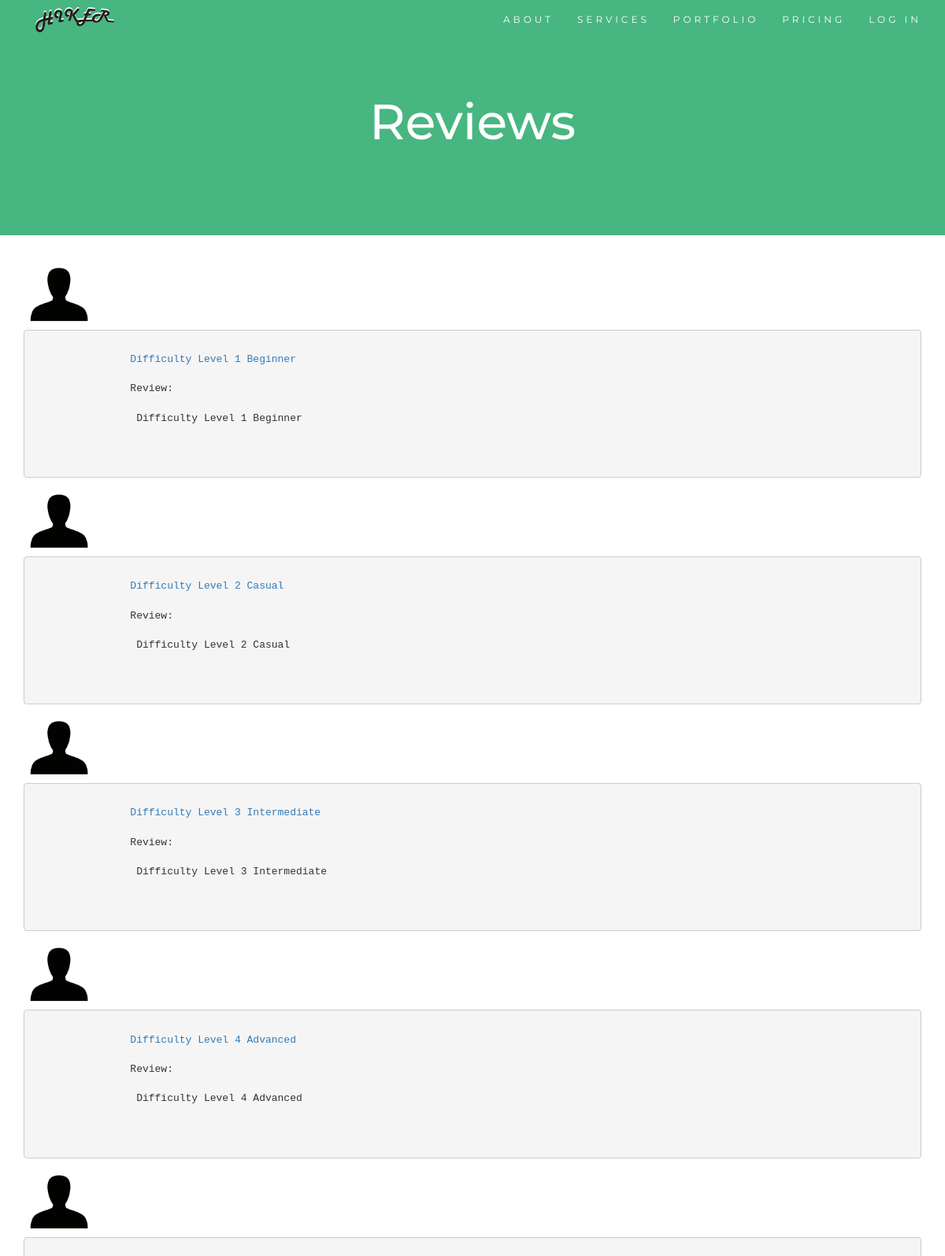
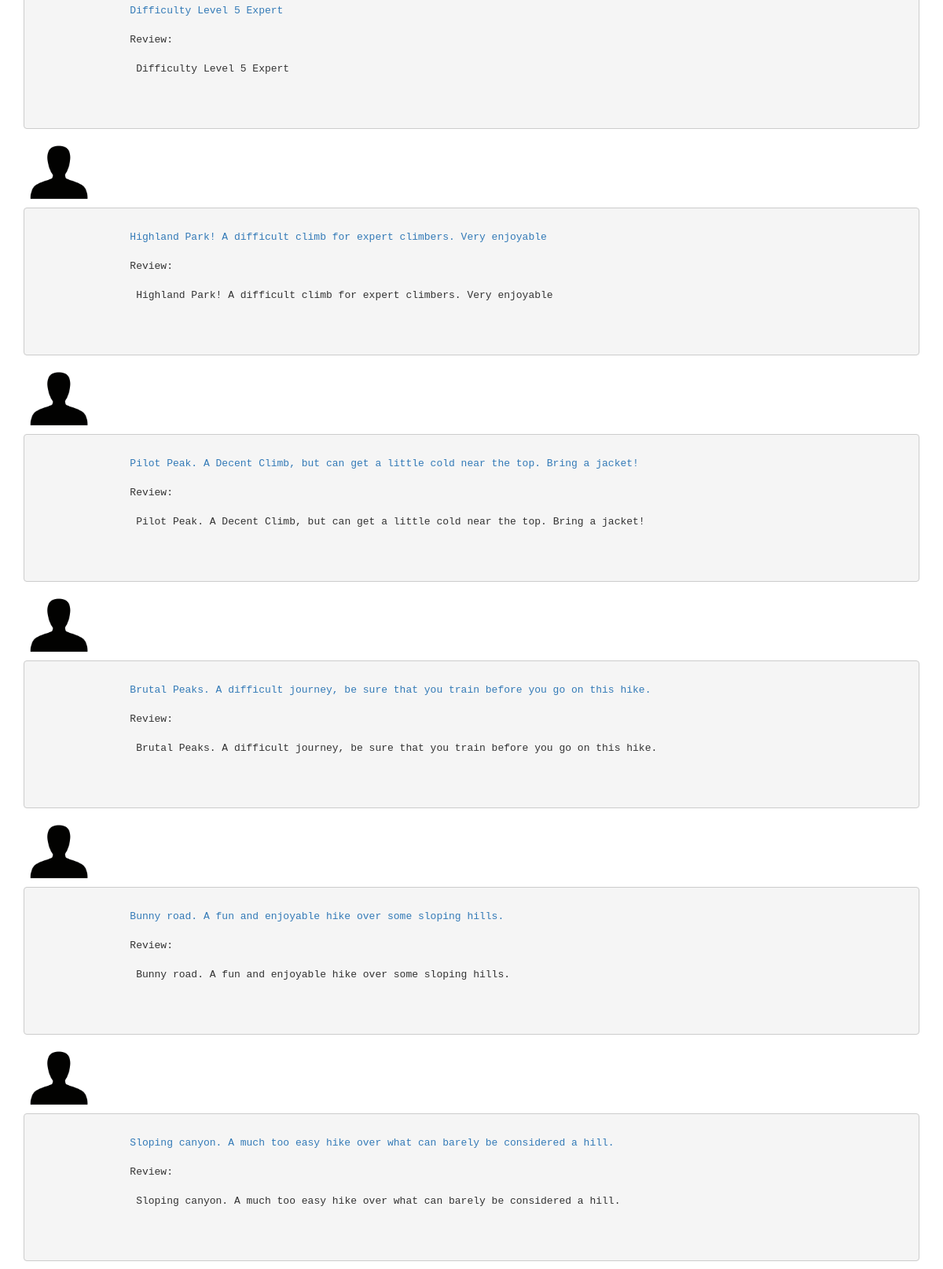
Page /viewhiker.php on the committed database (2 pictures, top to bottom).
### tables this page shows
CREATE TABLE `reviews` (
  `review_ID` int(10) NOT NULL,
  `difficulty_ID` int(10) NOT NULL,
  `email` varchar(50) NOT NULL,
  `rating` int(10) NOT NULL,
  `review_text` varchar(500) NOT NULL
);

### viewhiker.php (the view, shortened to what this page needs)
<!DOCTYPE html>
<html lang="en">
<head>
  <link rel="stylesheet" href="https://maxcdn.bootstrapcdn.com/bootstrap/3.3.7/css/bootstrap.min.css">
  <link rel="stylesheet" href="style.css">
</head>
<body id="myPage" data-spy="scroll" data-target=".navbar" data-offset="60">
<nav class="navbar navbar-default navbar-fixed-top">
  <div class="container">
    <div class="navbar-header">
      <a class="navbar-brand" href="#myPage"><a href="project-base.php"><img src="Hiker_Text.svg" height=50px width=100px></a></a>
    </div>
    <div class="collapse navbar-collapse" id="myNavbar">
      <ul class="nav navbar-nav navbar-right">
        <li><a href="#about">ABOUT</a></li>
        <li><a href="#services">SERVICES</a></li>
        <li><a href="#portfolio">PORTFOLIO</a></li>
        <li><a href="#pricing">PRICING</a></li>
        <li><a href="#login">LOG IN</a></li>
      </ul>
    </div>
  </div>
</nav>
<div class="jumbotron text-center">
<h1>Reviews</h1>
</div>
<?php
require_once 'login.php';
$conn = new mysqli($hn, $un, $pw, $db);
$query = 'Select * from reviews';
$result = $conn->query($query);
$row_count = $result->num_rows;
for($j=0; $j<$row_count; ++$j){
	$result->data_seek($j);
	$row = $result->fetch_array(MYSQLI_NUM);
echo <<<_END
<div class="container">
			<img src="user1.png" alt="User" style="width:90px">
	<pre>
		<a href='Main_Page.php?isbn=$row[4]'>$row[4]</a>
		Review:
		 $row[4]
	</pre>
</div>
_END;
}
?>
	</body>
</html>

### style.css (style rules this page uses)
body { font: 400 15px Lato, sans-serif; line-height: 1.8; color: #818181; }
.jumbotron { background-color: #48B681; color: #fff; padding: 100px 25px; font-family: Montserrat, sans-serif; }
.navbar { margin-bottom: 0; background-color: #48B681; z-index: 9999; border: 0; font-size: 12px !important; line-height: 1.42857143 !important; letter-spacing: 4px; border-radius: 0; font-family: Montserrat, sans-serif; }
.navbar li a, .navbar .navbar-brand { color: #fff !important; }

### rows in the picture
reviews: review_text "Difficulty Level 1 Beginner"
reviews: review_text "Difficulty Level 2 Casual"
reviews: review_text "Difficulty Level 3 Intermediate"
reviews: review_text "Difficulty Level 4 Advanced"
reviews: review_text "Difficulty Level 5 Expert"
reviews: review_text "Highland Park! A difficult climb for expert climbers. Very enjoyable"
reviews: review_text "Pilot Peak. A Decent Climb, but can get a little cold near the top. Bring a jacket!"
reviews: review_text "Brutal Peaks. A difficult journey, be sure that you train before you go on this hike."
reviews: review_text "Bunny road. A fun and enjoyable hike over some sloping hills."
reviews: review_text "Sloping canyon. A much too easy hike over what can barely be considered a hill."
